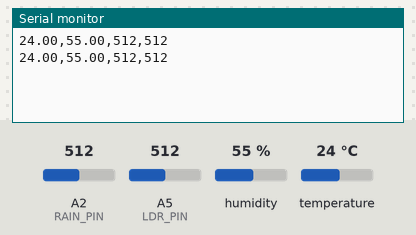
Recording of a sketch running on a simulated Arduino Nano, built with avr-gcc and run on an emulated ATmega328P. On the bench: the last lines printed to the serial monitor. Inputs (shaded band) come from the test bench; at power-on: humidity 55 %, A2 (RAIN_PIN) = 512, A5 (LDR_PIN) = 512, temperature 24 °C.

Above: at 10.8 s.
10.9 s: humidity set to 22 %
At 20.7 s:
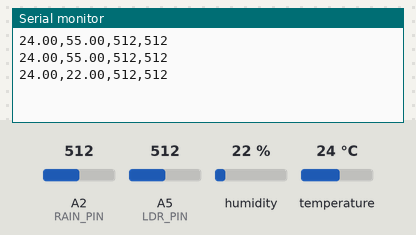
20.9 s: A2 (RAIN_PIN) set to 716
At 30.7 s:
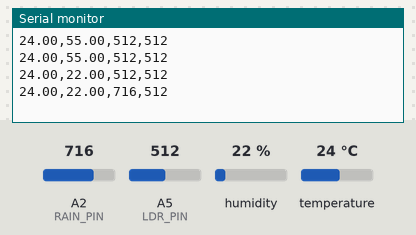
30.9 s: A5 (LDR_PIN) set to 716
At 40.7 s:
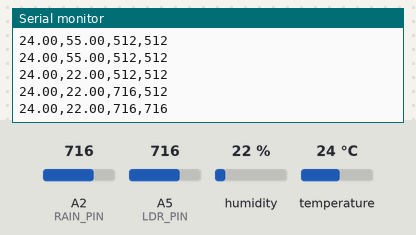
40.9 s: temperature set to 12 °C
At 50.6 s:
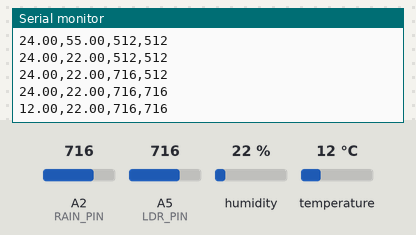
50.9 s: A2 (RAIN_PIN) set to 992
At 60.7 s:
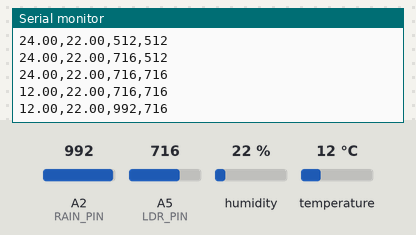
60.9 s: A5 (LDR_PIN) set to 992
At 71.2 s:
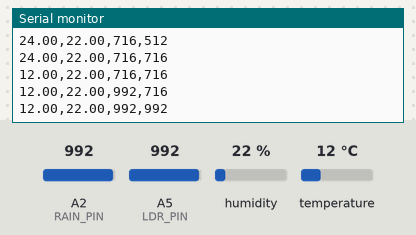
Timing chart, 0 to 71.9 s (numbered marks = the images above; inputs shaded):
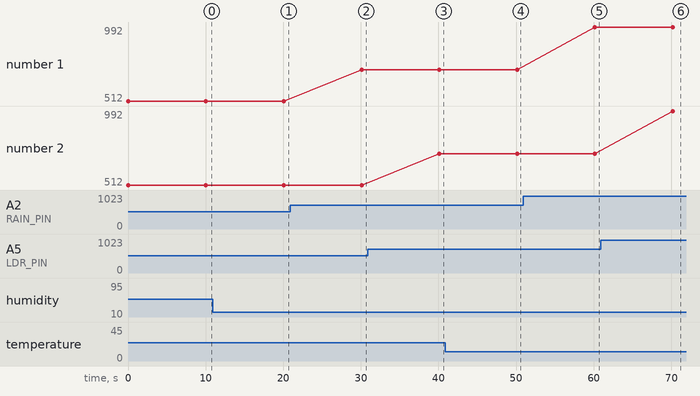

The sketch:

weather_station_arduino-nano.ino
```cpp
//#SMART-WEATHER-STATION

#include <DHT.h>

#define DHTPIN 2
#define DHTTYPE DHT11
#define RAIN_PIN A2
#define LDR_PIN A5

DHT dht(DHTPIN, DHTTYPE);

void setup() {
  Serial.begin(9600);
  dht.begin();
}

void loop() {
  float temperature = dht.readTemperature();
  float humidity = dht.readHumidity();
  int rain = analogRead(RAIN_PIN);
  int light = analogRead(LDR_PIN);

  Serial.print(temperature); Serial.print(",");
  Serial.print(humidity); Serial.print(",");
  Serial.print(rain); Serial.print(",");
  Serial.println(light);

  delay(10000);
}
```

Measured:
- after the input at 10.9 s, the serial monitor: prints a new line after 9.2 s (image 1)
- after the input at 20.9 s, the serial monitor: prints a new line after 9.2 s (image 2)
- after the input at 30.9 s, the serial monitor: prints a new line after 9.2 s (image 3)
- after the input at 40.9 s, the serial monitor: prints a new line after 9.2 s (image 4)
- after the input at 50.9 s, the serial monitor: prints a new line after 9.3 s (image 5)
- after the input at 60.9 s, the serial monitor: prints a new line after 9.3 s (image 6)
- plotted number 1: 512 → 716 after the input at 20.9 s, 716 → 992 after the input at 50.9 s
